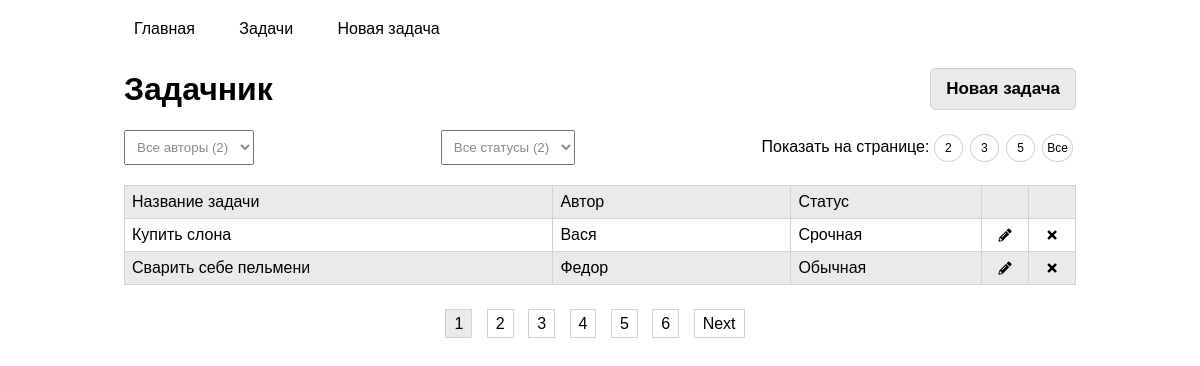
Screenshot of /tasks/list/?show=2 with the database file from the repository.
### tables this page shows
CREATE TABLE `tasks` (
  `id` int(11) NOT NULL,
  `title` varchar(64) NOT NULL,
  `author_id` int(11) NOT NULL,
  `status_id` int(11) NOT NULL
);

CREATE TABLE `authors` (
  `id` int(11) NOT NULL,
  `title` varchar(32) NOT NULL
);

CREATE TABLE `status` (
  `id` int(11) NOT NULL,
  `title` varchar(32) NOT NULL
);

### engine/Autoload.php (called while the page is built, shortened)
<?php
class Autoload
{
	public function loadClass($className)
	{
		$fileName = realpath(str_replace(['app', '\\'], ['..', DS], $className) . ".php");
	}
}

### engine/Request.php (called while the page is built, shortened)
<?php
class Request
{
    private $requestString;
    private $params;
    public function __construct()
    {
        $this->requestString = $_SERVER['REQUEST_URI'];
    }
    private function parseRequest() {
        $url = explode('/', $this->requestString);
        $this->params = $_REQUEST;
        $data = json_decode(file_get_contents('php://input'));
    }
    public function getParams()
    {
        return $this->params;
    }
}

### traits/Tsingletone.php (called while the page is built, shortened)
<?php
trait Tsingletone
{
    private static $instance = null;
    public static function getInstance() {
        if (is_null(static::$instance)) {
            static::$instance = new static();
        }
        return static::$instance;
    }
}

### models/repositories/TasksRepository.php (called while the page is built, shortened)
<?php
class TasksRepository extends Repository
{
	public function getAllTasks($from, $num)
	{
		$sql = "SELECT tasks.id, tasks.title,
       			authors.id AS author_id, authors.title AS author_name, status.title AS status_name
						FROM tasks
						JOIN authors ON tasks.author_id = authors.id
						JOIN status ON tasks.status_id = status.id
						LIMIT ?,?";
		return Db::getInstance()->executeLimit($sql, $from, $num);
	}
	public function getTableName()
	{
		return "tasks";
	}
}

### engine/Db.php (called while the page is built, shortened)
<?php
class Db
{
	private $config = [
		'driver' => 'mysql',
		'host' => 'localhost',
		'login' => 'root',
		'password' => '',
		'database' => 'task-tracker',
		'charset' => 'utf8'
	];
	private $connection = null;
	private function getConnection()
	{
		if (is_null($this->connection)) {
			$this->connection = new \PDO(
				$this->prepareDSNString(),
				$this->config['login'],
				$this->config['password']
			);
			$this->connection->setAttribute(\PDO::ATTR_DEFAULT_FETCH_MODE, \PDO::FETCH_ASSOC);
		}
		return $this->connection;
	}
	private function prepareDSNString()
	{
		return sprintf("%s:host=%s;dbname=%s;charset=%s",
			$this->config['driver'],
			$this->config['host'],
			$this->config['database'],
			$this->config['charset']
		);
	}
	private function query($sql, $params)
	{
		$pdoStatement = $this->getConnection()->prepare($sql);
		$pdoStatement->execute($params);
		return $pdoStatement;
	}
	public function executeLimit($sql, $from, $num)
	{
		$pdoStatement = $this->getConnection()->prepare($sql);
		$pdoStatement->bindValue(1, $from, \PDO::PARAM_INT);
		$pdoStatement->bindValue(2, $num, \PDO::PARAM_INT);
		$pdoStatement->execute();
		return $pdoStatement->fetchAll();
	}
	public function queryOne($sql, $params = [])
	{
		return $this->queryAll($sql, $params)[0];
	}
	public function queryAll($sql, $params = [])
	{
		return $this->query($sql, $params)->fetchAll();
	}
}

### models/Repository.php (called while the page is built, shortened)
<?php
abstract class Repository implements IModel
{
	public function getCount(){
		$tableName = $this->getTableName();
		$sql = "SELECT count(*) AS count FROM {$tableName}";
		return Db::getInstance()->queryOne($sql);
	}
}

### views/tasks.php (the view, shortened to what this page needs)
<div class="header">
    <h1>Задачник</h1>
    <a href="/tasks/task/" class="add">Новая задача</a>
</div>
<div class="selectors">
    <select name="authors" id="author-selector" class="author-selector">
        <option value="default" selected>Все авторы (<?= count($authors) ?>)</option>
    </select>
    <select name="status" id="status-selector">
        <option value="default" selected>Все статусы (<?= count($status) ?>)</option>
    </select>
    <div class="showBy">Показать на странице:
			<? foreach ($perPageChoice as $perPage): ?>
          <a href="/tasks/list/?show=<?= $perPage ?>" class="showBy-icon"><?= $perPage ?></a>
			<? endforeach; ?>
        <a href="/tasks/list/?show=<?= $count ?>" class="showBy-icon big">Все</a>
    </div>
</div>
<div class="tasks-container">
    <div class="task-div">
        <div id='flex-container'>
            <div class="task-header">Название задачи</div>
            <div class="task-header">Автор</div>
            <div class="task-header">Статус</div>
            <div class="task-header"></div>
            <div class="task-header"></div>
        </div>
    </div>
	<? foreach ($tasks as $task): ?>
      <div id="<?= $task['id'] ?>" class="task task-div" data-author="<?= $task['author_name'] ?>"
           data-status="<?= $task['status_name'] ?>">
          <div id='flex-container'>
              <div class="task-specs"><p><?= $task['title'] ?></p></div>
              <div class="task-specs"><p><?= $task['author_name'] ?></p></div>
              <div class="task-specs"><p><?= $task['status_name'] ?></p></div>
              <div class="task-specs btn">
                  <a href="/tasks/task/?id=<?= $task['id'] ?>" class="edit fas fas fa-pencil-alt"></a>
              </div>
              <div class="task-specs btn">
                  <button data-id="<?= $task['id'] ?>" class="delete fas fas fa-times"></button>
              </div>
          </div>
      </div>
	<? endforeach; ?>
</div>
<div class="pagination">
	<? for ($i = 1; $i <= $pagesCount; $i++) {
		if ($page == $i) {
			$class = ' active';
		} else {
			$class = '';
		}
		echo "<a href='/tasks/list/?page=$i&show=$itemsPerPage' class='pag-icon$class'>$i</a> ";
	} ?>
	<? if ($page != $pagesCount): ?>
      <a href="/tasks/list/?page=<?= $page + 1 ?>&show=<?= $itemsPerPage ?>"
         class="pag-icon">Next</a>
	<? endif; ?>
</div>

### public/css/style.css (style rules this page uses)
* { box-sizing: border-box; margin: 0; padding: 0; font-family: Arial; }
.tasks-container { margin-bottom: 30px; }
.task-div:nth-child(odd) { background-color: rgb(234, 234, 234); }
#flex-container { display: flex; height: auto; flex-wrap: nowrap; justify-content: center; }
#flex-container > div { border-left: 1px solid lightgray; border-top: 1px solid lightgray; }
#flex-container > div:last-child { border-right: 1px solid lightgray; }
.tasks-container > div:last-child { border-bottom: 1px solid lightgray; }
#flex-container > div:nth-of-type(1) { width: 45%; }
#flex-container > div:nth-of-type(2) { width: 25%; }
#flex-container > div:nth-of-type(3) { width: 20%; }
#flex-container > div:nth-of-type(4) { width: 5%; }
#flex-container > div:nth-of-type(5) { width: 5%; flex-grow: 0; }
a { text-decoration: none; color: black; }
select { padding: 5px 15px 5px 5px; color: rgb(139, 139, 139); }
.header { margin-bottom: 20px; }
.selectors { display: flex; justify-content: space-between; align-items: baseline; }
.add { outline: none; font-size: 14px; font-weight: 600; padding: 10px 15px; border: 1px solid lightgray; border-radius: 5px; }
a.add { font-size: 17px; text-align: center; color: black; background-color: rgb(234, 234, 234); }
.addForm input, select { padding: 8px; margin-bottom: 20px; }
.header { display: flex; justify-content: space-between; align-items: center; }
.task-header, .task-specs { padding: 7px; }
.task-specs.btn { text-align: center; }
.task button { background-color: transparent; border: none; }
.fa-pencil-alt { font-size: 13px; }
.pagination { text-align: center; }
.pag-icon { border: 1px solid lightgray; margin-right: 10px; padding: 5px 8px; }
.showBy-icon { border: 1px solid lightgray; border-radius: 50%; margin-right: 3px; padding: 6px 10px; font-size: 12px; }
.big { padding: 6px 4px; }
.active { background-color: rgb(234, 234, 234); }

### rows the page displays
tasks: title "Купить слона", author.title "Вася", status.title "Срочная"
tasks: title "Сварить себе пельмени", author.title "Федор", status.title "Обычная"

### other values shown
$perPage "2"
$perPage "3"
$perPage "5"
